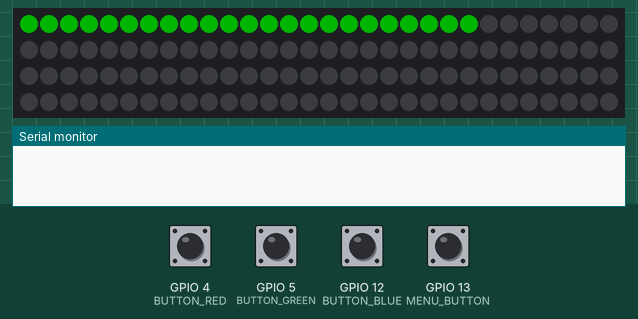
Bench run of a program on a simulated ESP32. On the bench: 120 RGB LEDs in strip order, left to right, continuing on the next row, the last lines printed to the serial monitor. The inputs (shaded band) are chosen by the test bench; at power-on: GPIO 4 (BUTTON_RED), GPIO 5 (BUTTON_GREEN), GPIO 12 (BUTTON_BLUE), GPIO 13 (MENU_BUTTON) HIGH. Dim RGB values are drawn brighter than linear; random numbers use the default seed unless the program sets one.

Above: at 0.4 s.
At 1.7 s:
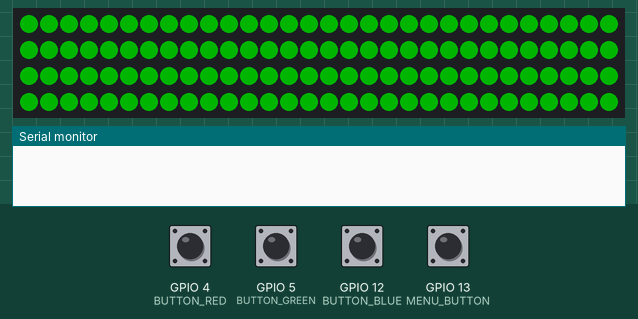
At 3.3 s:
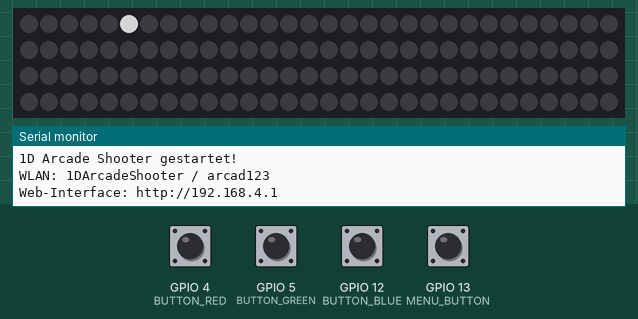

Measured:
- what the display in image 1 shows lasts 0.6 s, from 1.6 s to 2.2 s

The program:

main.cpp
```cpp
/*
 * trt.1DArcadeShooter
 * 1D-Arcade-Shooter für ESP32 (NodeMCU) mit WS2812B-LED-Strip
 *
 * Basierend auf: 1D-RGB-Invaders von worksasdesigned
 * Portierung: ESP32-S3 → ESP32 (NodeMCU), Audio entfernt
 *
 * Pin-Belegung:
 * - LED-Strip Data: GPIO 2
 * - Button Rot: GPIO 4
 * - Button Grün: GPIO 5
 * - Button Blau: GPIO 12
 * - Menu-Button: GPIO 13
 */

#include <FastLED.h>
#include <WiFi.h>
#include <ESPAsyncWebServer.h>
#include <ArduinoJson.h>

// ==================== KONFIGURATION ====================

#define LED_PIN 2
#define BUTTON_RED 4
#define BUTTON_GREEN 5
#define BUTTON_BLUE 12
#define MENU_BUTTON 13

#define NUM_LEDS 120          // Anzahl LEDs im Strip
#define LED_TYPE WS2812B
#define COLOR_ORDER GRB
#define BRIGHTNESS 128        // 0-255

#define PLAYER_START_POS 5    // Spieler startet bei LED 5
#define ENEMY_START_POS 100   // Gegner startet bei LED 100

// ==================== GLOBALE VARIABLEN ====================

CRGB leds[NUM_LEDS];

// Spieler
int playerPos = PLAYER_START_POS;
int playerColor = 0; // 0=Rot, 1=Grün, 2=Blau

// Gegner
struct Enemy {
  int pos;
  int color; // 0=Rot, 1=Grün, 2=Blau
  int length; // Anzahl LEDs
  int speed; // Pixel pro Frame
  bool active;
};

#define MAX_ENEMIES 15
Enemy enemies[MAX_ENEMIES];
int activeEnemies = 0;

// Projektile
struct Projectile {
  int pos;
  int color;
  int speed;
  bool active;
};

#define MAX_PROJECTILES 10
Projectile projectiles[MAX_PROJECTILES];

// Spielstatus
bool gameRunning = false;
int level = 1;
int score = 0;
int highScore = 0;
unsigned long lastFrameTime = 0;
int frameDelay = 50; // ms zwischen Frames (niedriger = schneller)

// Buttons
bool btnRedPressed = false;
bool btnGreenPressed = false;
bool btnBluePressed = false;
bool btnMenuPressed = false;

// Web-Server
AsyncWebServer server(80);
bool wifiStarted = false;

// ==================== FUNKTIONEN ====================

void setupLEDs() {
  FastLED.addLeds<LED_TYPE, LED_PIN, COLOR_ORDER>(leds, NUM_LEDS);
  FastLED.setBrightness(BRIGHTNESS);
  FastLED.clear();
  FastLED.show();
}

void setupButtons() {
  pinMode(BUTTON_RED, INPUT_PULLUP);
  pinMode(BUTTON_GREEN, INPUT_PULLUP);
  pinMode(BUTTON_BLUE, INPUT_PULLUP);
  pinMode(MENU_BUTTON, INPUT_PULLUP);
}

void resetGame() {
  playerPos = PLAYER_START_POS;
  score = 0;
  level = 1;
  activeEnemies = 0;

  // Alle Projektile deaktivieren
  for (int i = 0; i < MAX_PROJECTILES; i++) {
    projectiles[i].active = false;
  }

  // Ersten Gegner spawnen
  spawnEnemy();
}

void spawnEnemy() {
  if (activeEnemies >= MAX_ENEMIES) return;

  // Nächsten freien Slot finden
  int slot = -1;
  for (int i = 0; i < MAX_ENEMIES; i++) {
    if (!enemies[i].active) {
      slot = i;
      break;
    }
  }

  if (slot == -1) return;

  // Gegner konfigurieren
  enemies[slot].pos = ENEMY_START_POS;
  enemies[slot].color = random(0, 3); // 0=Rot, 1=Grün, 2=Blau
  enemies[slot].length = 1 + (level / 2); // Wird mit Level länger
  enemies[slot].speed = 1 + (level / 3); // Wird mit Level schneller
  enemies[slot].active = true;
  activeEnemies++;
}

void updateGame() {
  if (!gameRunning) return;

  // Gegner bewegen
  for (int i = 0; i < MAX_ENEMIES; i++) {
    if (enemies[i].active) {
      enemies[i].pos -= enemies[i].speed;

      // Game Over wenn Gegner Spieler erreicht
      if (enemies[i].pos <= playerPos + enemies[i].length) {
        gameRunning = false;
        if (score > highScore) highScore = score;
        level = 1;
      }
    }
  }

  // Projektile bewegen
  for (int i = 0; i < MAX_PROJECTILES; i++) {
    if (projectiles[i].active) {
      projectiles[i].pos += projectiles[i].speed;

      // Projektil entfernen wenn außerhalb
      if (projectiles[i].pos >= NUM_LEDS) {
        projectiles[i].active = false;
      }

      // Kollision mit Gegnern prüfen
      for (int j = 0; j < MAX_ENEMIES; j++) {
        if (enemies[j].active &&
            projectiles[i].pos >= enemies[j].pos &&
            projectiles[i].pos < enemies[j].pos + enemies[j].length &&
            projectiles[i].color == enemies[j].color) {

          // Treffer! Gegner entfernen
          enemies[j].active = false;
          activeEnemies--;
          projectiles[i].active = false;
          score += 10;

          // Nächster Gegner
          if (activeEnemies == 0) {
            level++;
            frameDelay = max(20, frameDelay - 5); // Schneller pro Level
            spawnEnemy();
            spawnEnemy(); // Mehr Gegner pro Level
          }
          break;
        }
      }
    }
  }

  // Neue Gegner spawnen wenn alle besiegt
  if (activeEnemies == 0 && gameRunning) {
    spawnEnemy();
    spawnEnemy();
  }
}

void drawGame() {
  FastLED.clear();

  // Spieler zeichnen
  leds[playerPos] = CRGB::White;

  // Gegner zeichnen
  for (int i = 0; i < MAX_ENEMIES; i++) {
    if (enemies[i].active) {
      for (int j = 0; j < enemies[i].length; j++) {
        int ledIndex = enemies[i].pos + j;
        if (ledIndex >= 0 && ledIndex < NUM_LEDS) {
          if (enemies[i].color == 0) leds[ledIndex] = CRGB::Red;
          else if (enemies[i].color == 1) leds[ledIndex] = CRGB::Green;
          else if (enemies[i].color == 2) leds[ledIndex] = CRGB::Blue;
        }
      }
    }
  }

  // Projektile zeichnen
  for (int i = 0; i < MAX_PROJECTILES; i++) {
    if (projectiles[i].active) {
      if (projectiles[i].pos >= 0 && projectiles[i].pos < NUM_LEDS) {
        if (projectiles[i].color == 0) leds[projectiles[i].pos] = CRGB::Red;
        else if (projectiles[i].color == 1) leds[projectiles[i].pos] = CRGB::Green;
        else if (projectiles[i].color == 2) leds[projectiles[i].pos] = CRGB::Blue;
      }
    }
  }

  FastLED.show();
}

void fireProjectile(int color) {
  if (!gameRunning) return;

  // Nächstes freies Projektil finden
  for (int i = 0; i < MAX_PROJECTILES; i++) {
    if (!projectiles[i].active) {
      projectiles[i].pos = playerPos + 1;
      projectiles[i].color = color;
      projectiles[i].speed = 3 + (level / 2);
      projectiles[i].active = true;
      break;
    }
  }
}

void checkButtons() {
  // Buttons auslesen (LOW = gedrückt bei INPUT_PULLUP)
  bool redNow = (digitalRead(BUTTON_RED) == LOW);
  bool greenNow = (digitalRead(BUTTON_GREEN) == LOW);
  bool blueNow = (digitalRead(BUTTON_BLUE) == LOW);
  bool menuNow = (digitalRead(MENU_BUTTON) == LOW);

  // Flankenerkennung (nur bei Loslassen auslösen)
  if (!btnRedPressed && redNow) {
    fireProjectile(0); // Rot
  }
  if (!btnGreenPressed && greenNow) {
    fireProjectile(1); // Grün
  }
  if (!btnBluePressed && blueNow) {
    fireProjectile(2); // Blau
  }
  if (!btnMenuPressed && menuNow) {
    // Spiel starten/stoppen
    gameRunning = !gameRunning;
    if (gameRunning) {
      resetGame();
    }
  }

  // Status speichern
  btnRedPressed = redNow;
  btnGreenPressed = greenNow;
  btnBluePressed = blueNow;
  btnMenuPressed = menuNow;
}

void setupWebServer() {
  // Access Point starten
  WiFi.softAP("1DArcadeShooter", "arcade123");
  wifiStarted = true;

  // Web-Server Routen
  server.on("/", HTTP_GET, [](AsyncWebServerRequest *request){
    String html = R"rawliteral(
<!DOCTYPE html>
<html>
<head>
  <meta charset="UTF-8">
  <meta name="viewport" content="width=device-width, initial-scale=1.0">
  <title>1D Arcade Shooter</title>
  <style>
    body { font-family: Arial, sans-serif; background: #1a1a1a; color: #fff; padding: 20px; }
    h1 { color: #00ff00; }
    .stat { margin: 10px 0; font-size: 1.2em; }
    button { padding: 15px 30px; font-size: 1.2em; margin: 10px; cursor: pointer; }
    .btn-start { background: #00ff00; color: #000; border: none; }
    .btn-stop { background: #ff0000; color: #fff; border: none; }
  </style>
</head>
<body>
  <h1>🕹️ 1D Arcade Shooter</h1>
  <div class="stat">🎮 Spiel: <span id="gameStatus">STOP</span></div>
  <div class="stat">🏆 Score: <span id="score">0</span></div>
  <div class="stat">📊 Level: <span id="level">1</span></div>
  <div class="stat">👑 Highscore: <span id="highScore">0</span></div>
  <button class="btn-start" onclick="startGame()">▶️ Start</button>
  <button class="btn-stop" onclick="stopGame()">⏹️ Stop</button>
  <script>
    function updateStats() {
      fetch('/api/status').then(r => r.json()).then(data => {
        document.getElementById('gameStatus').textContent = data.running ? 'LÄUFT' : 'STOP';
        document.getElementById('score').textContent = data.score;
        document.getElementById('level').textContent = data.level;
        document.getElementById('highScore').textContent = data.highScore;
      });
    }
    function startGame() { fetch('/api/start'); updateStats(); }
    function stopGame() { fetch('/api/stop'); updateStats(); }
    setInterval(updateStats, 1000);
    updateStats();
  </script>
</body>
</html>
)rawliteral";
    request->send(200, "text/html", html);
  });

  server.on("/api/status", HTTP_GET, [](AsyncWebServerRequest *request){
    String json = "{\"running\":" + String(gameRunning ? "true" : "false") +
                  ",\"score\":" + String(score) +
                  ",\"level\":" + String(level) +
                  ",\"highScore\":" + String(highScore) + "}";
    request->send(200, "application/json", json);
  });

  server.on("/api/start", HTTP_GET, [](AsyncWebServerRequest *request){
    gameRunning = true;
    resetGame();
    request->send(200, "text/plain", "OK");
  });

  server.on("/api/stop", HTTP_GET, [](AsyncWebServerRequest *request){
    gameRunning = false;
    request->send(200, "text/plain", "OK");
  });

  server.begin();
}

void setup() {
  Serial.begin(115200);

  setupLEDs();
  setupButtons();
  setupWebServer();

  // Begrüßungseffekt
  for (int i = 0; i < NUM_LEDS; i++) {
    leds[i] = CRGB::Green;
    FastLED.show();
    delay(10);
  }
  delay(500);
  FastLED.clear();
  FastLED.show();

  Serial.println("1D Arcade Shooter gestartet!");
  Serial.println("WLAN: 1DArcadeShooter / arcad123");
  Serial.println("Web-Interface: http://192.168.4.1");
}

void loop() {
  // Buttons prüfen
  checkButtons();

  // Spiel aktualisieren (mit Frame-Rate-Begrenzung)
  unsigned long currentTime = millis();
  if (currentTime - lastFrameTime >= frameDelay) {
    updateGame();
    drawGame();
    lastFrameTime = currentTime;
  }

  // Kurze Pause
  delay(5);
}
```
